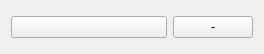
<?xml version="1.0" encoding="UTF-8"?>
<ui version="4.0">
 <class>groupItem</class>
 <widget class="QWidget" name="groupItem">
  <property name="geometry">
   <rect>
    <x>0</x>
    <y>0</y>
    <width>264</width>
    <height>54</height>
   </rect>
  </property>
  <property name="windowTitle">
   <string>Form</string>
  </property>
  <layout class="QGridLayout" name="gridLayout">
   <item row="0" column="1">
    <widget class="QPushButton" name="remove_pushButton">
     <property name="sizePolicy">
      <sizepolicy hsizetype="Fixed" vsizetype="Fixed">
       <horstretch>0</horstretch>
       <verstretch>0</verstretch>
      </sizepolicy>
     </property>
     <property name="text">
      <string>-</string>
     </property>
    </widget>
   </item>
   <item row="0" column="0">
    <widget class="QPushButton" name="groupName_pushButton">
     <property name="text">
      <string/>
     </property>
    </widget>
   </item>
  </layout>
 </widget>
 <resources/>
 <connections/>
</ui>
